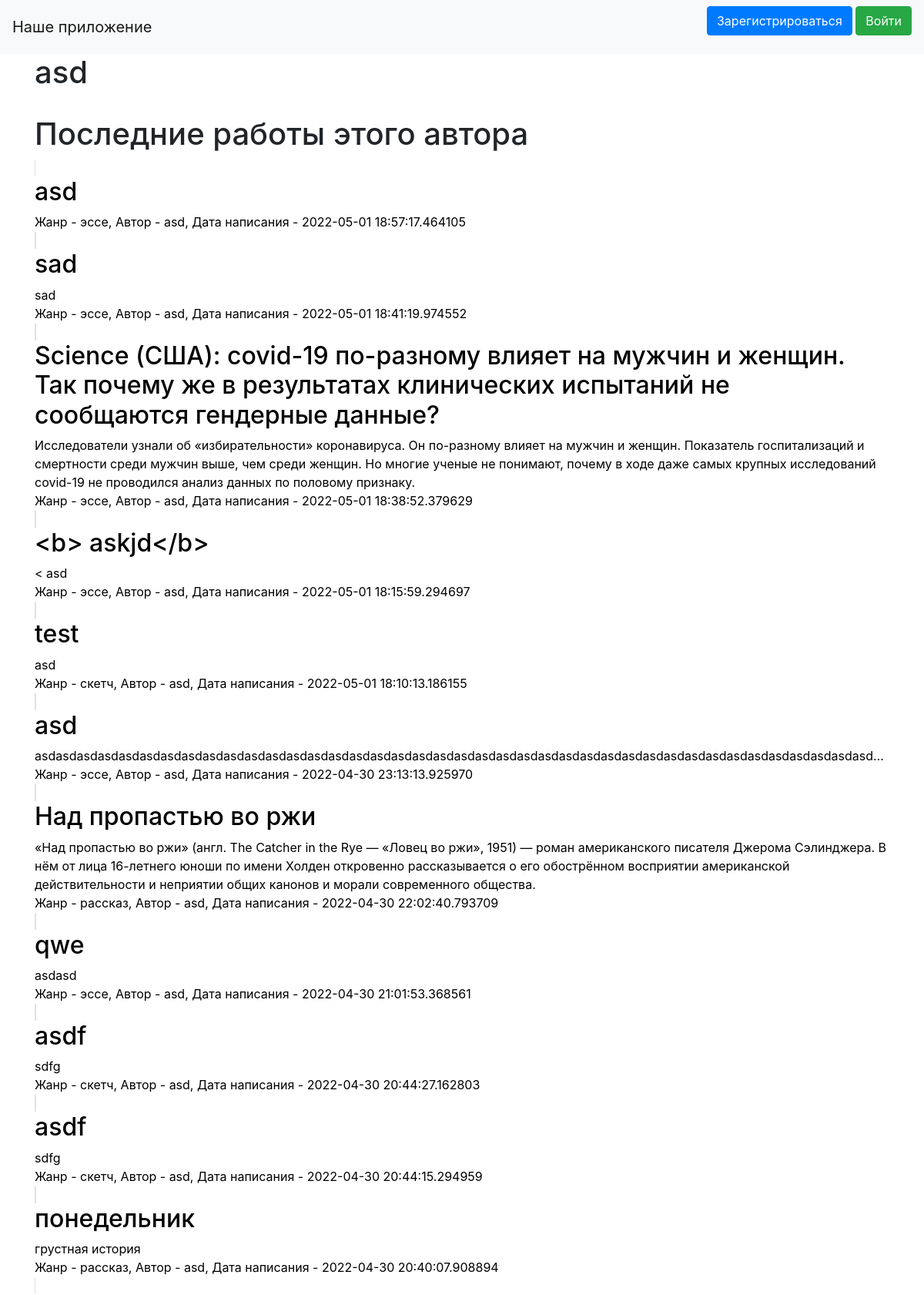
The app's page /profile/1 with its own data.
### data/users.py (models this page shows, shortened)
class User(SqlAlchemyBase, UserMixin, SerializerMixin):
    __tablename__ = 'users'
    id = sqlalchemy.Column(sqlalchemy.Integer,
                           primary_key=True, autoincrement=True)
    name = sqlalchemy.Column(sqlalchemy.String, nullable=True)
    about = sqlalchemy.Column(sqlalchemy.String, nullable=True)
    email = sqlalchemy.Column(sqlalchemy.String,
                              index=True, unique=True, nullable=True)
    hashed_password = sqlalchemy.Column(sqlalchemy.String, nullable=True)
    created_date = sqlalchemy.Column(sqlalchemy.DateTime,
                                     default=datetime.datetime.now)
    news = orm.relation("Works", back_populates='user')

### data/works.py (models this page shows)
class Works(SqlAlchemyBase, SerializerMixin):
    __tablename__ = 'works'
    id = sqlalchemy.Column(sqlalchemy.Integer,
                           primary_key=True, autoincrement=True)
    title = sqlalchemy.Column(sqlalchemy.String, nullable=True)
    kind_id = sqlalchemy.Column(sqlalchemy.Integer,
                                sqlalchemy.ForeignKey("kinds.id"))
    genre_id = sqlalchemy.Column(sqlalchemy.Integer,
                                sqlalchemy.ForeignKey("genres.id"))
    description = sqlalchemy.Column(sqlalchemy.String, nullable=True)
    content = sqlalchemy.Column(sqlalchemy.String, nullable=True)
    created_date = sqlalchemy.Column(sqlalchemy.DateTime,
                                     default=datetime.datetime.now)
    is_private = sqlalchemy.Column(sqlalchemy.Boolean, default=True)
    user_id = sqlalchemy.Column(sqlalchemy.Integer,
                                sqlalchemy.ForeignKey("users.id"))
    user = orm.relation('User')
    genre = orm.relation('Genre')
    kind = orm.relation('Kind')

### data/genre.py (models this page shows)
class Genre(SqlAlchemyBase, SerializerMixin):
    __tablename__ = 'genres'
    id = sqlalchemy.Column(sqlalchemy.Integer, primary_key=True,
                           autoincrement=True)
    name = sqlalchemy.Column(sqlalchemy.String, nullable=True)
    news = orm.relation("Works", back_populates='genre')

### main.py (the view)
@app.route('/profile/<int:user_id>')
def profile(user_id):
    db_sess = db_session.create_session()
    works = db_sess.query(Works).order_by(
        desc(Works.created_date)).filter(Works.user_id == user_id)
    return render_template('profile.html', user=load_user(user_id), works=works)

### data/db_session.py (called while the page is built)
def create_session() -> Session:
    global __factory
    return __factory()

### main.py (called while the page is built)
@login_manager.user_loader
def load_user(user_id):
    db_sess = db_session.create_session()
    return db_sess.query(User).get(user_id)

### templates/profile.html (shortened to what this page needs)
{% extends "base.html" %}
{% block content %}
<h1>{{ user.name }}</h1>
{% set logined = current_user.get_id() == user.id|string() %}
<br>
{% if logined %}
    <h1>Ваши последние работы</h1>
{% else %}
    <h1>Последние работы этого автора</h1>
{% endif %}
{% for item in works %}
<a class="col-md6 border rounded" href='/texts/{{ item.id|int() }}' style="color: black; text-decoration: none;">
    <h2>{{item.title}}</h2>
    <div style="overflow:hidden; text-overflow: ellipsis;">
        {{item.description}}
    </div>
    <div style="overflow-x:hidden; text-overflow: ellipsis;">
        Жанр - {{item.genre.name}}, Автор - {{item.user.name}}, Дата написания - {{item.created_date}}
    </div>
</a>
{% endfor %}
<br>
{% endblock %}

### records on screen
User: name "asd"
Works: title "asd", genre.name "эссе", user.name "asd", created_date "2022-05-01 18:57:17.464105"
Works: title "sad", description "sad", genre.name "эссе", user.name "asd", created_date "2022-05-01 18:41:19.974552"
Works: title "Science (США): covid-19 по-разному влияет на мужчин и женщин. Так почему же в результатах клинических испытаний не сообщаются гендерные данные?", description "Исследователи узнали об «избирательности» коронавируса. Он по-разному влияет на мужчин и женщин. Показатель госпитализаций и смертности среди мужчин выше, чем среди женщин. Но многие ученые не понимают, почему в ходе даже самых крупных исследований covid-19 не проводился анализ данных по половому признаку.", genre.name "эссе", user.name "asd", created_date "2022-05-01 18:38:52.379629"
Works: title "<b> askjd</b>", description "< asd", genre.name "эссе", user.name "asd", created_date "2022-05-01 18:15:59.294697"
Works: title "test", description "asd", genre.name "скетч", user.name "asd", created_date "2022-05-01 18:10:13.186155"
Works: title "asd", description "asdasdasdasdasdasdasdasdasdasdasdasdasdasdasdasdasdasdasdasdasdasdasdasdasdasdasdasdasdasdasdasdasdasdasdasdasdasdasdasd…", genre.name "эссе", user.name "asd", created_date "2022-04-30 23:13:13.925970"
Works: title "Над пропастью во ржи", description "«Над пропастью во ржи» (англ. The Catcher in the Rye — «Ловец во ржи», 1951) — роман американского писателя Джерома Сэлинджера. В нём от лица 16-летнего юноши по имени Холден откровенно рассказывается о его обострённом восприятии американской действительности и неприятии общих канонов и морали современного общества.", genre.name "рассказ", user.name "asd", created_date "2022-04-30 22:02:40.793709"
Works: title "qwe", description "asdasd", genre.name "эссе", user.name "asd", created_date "2022-04-30 21:01:53.368561"
Works: title "asdf", description "sdfg", genre.name "скетч", user.name "asd", created_date "2022-04-30 20:44:27.162803"
Works: title "asdf", description "sdfg", genre.name "скетч", user.name "asd", created_date "2022-04-30 20:44:15.294959"
Works: title "понедельник", description "грустная история", genre.name "рассказ", user.name "asd", created_date "2022-04-30 20:40:07.908894"
